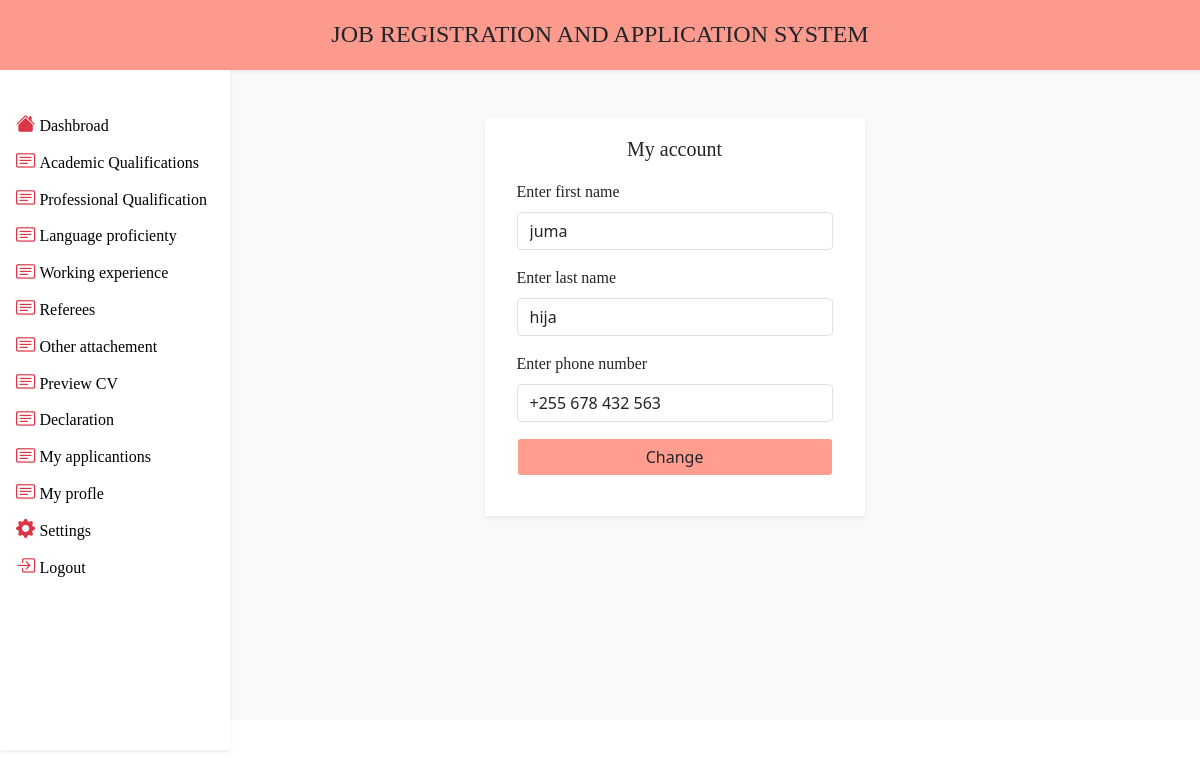
The page /applicant/myPrfile.php (signed in) on the database its author committed.
### tables this page shows
CREATE TABLE `applicant` (
  `appId` int(11) NOT NULL,
  `firstName` varchar(30) NOT NULL,
  `lastName` varchar(30) NOT NULL,
  `email` varchar(45) NOT NULL,
  `phoneNumber` varchar(20) NOT NULL
);

### applicant/myPrfile.php (the view, shortened to what this page needs)
<?php include_once "topHeader.php"; ?>
<div class='container-fluid mt-5'>
                    <div class="row">
                        <div class="col-md-3"></div>
                        <div class="col-md-5">
                            <div class="card border-0 shadow-sm rounded-0">
                                <div class="card-body">
                                         <p class="lead text-center font-f">My account</p>
                                         <form action="#" class='px-3' method="post">
                                            <div class="input-group mb-2">
                                                <label class='font-f'>Enter first name </label>
                                            </div>
                                            <div class="input-group mb-3">
                                                <input type="text" class="form-control rounded-1" name="first"   value="<?php echo $profile['firstName']; ?>"/>
                                            </div>
                                            <div class="input-group mb-2">
                                                <label  class='font-f'> Enter last name </label>
                                            </div>
                                            <div class="input-group mb-3">
                                                <input type="text" name="last" class="form-control rounded-1"  value="<?php echo $profile['lastName']; ?>"  />
                                            </div>
                                            <div class="input-group mb-2">
                                                <label class='font-f'> Enter phone number</label>
                                            </div>
                                            <div class="input-group mb-3">
                                                <input type="tel" name="phone" class="form-control rounded-1" value="<?php echo $profile['phoneNumber']; ?>"  />
                                            </div>
                                            <div class="input-group mb-4">
                                                <input type="submit" name="updateApp" class="form-control btn bg-info-2 rounded-1" value='Change' style="background-color:rgba(255, 93, 69, 0.6);"/>
                                            </div>
                                        </form>
                                </div>
                            </div>
                        </div>
                    </div>
                </div>

### assets/css/style.css (style rules this page uses)
.bg-info-2 { background-color:rgba(255, 93, 69, 0.6); }
.font-f { font-family: initial; }

### rows shown on the page
applicant: first "juma", last "hija", phone "+255 678 432 563"
